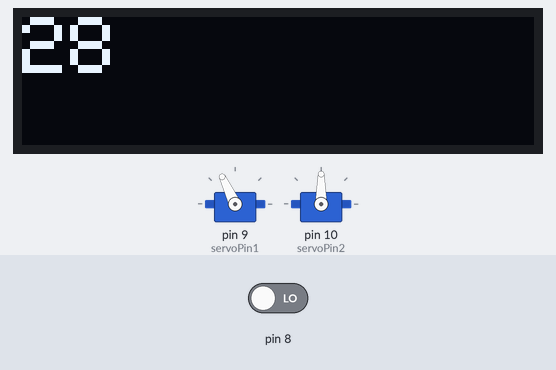
The sketch below on a simulated Arduino Uno, built with avr-gcc and run on an emulated ATmega328P. On the bench: 2 × servo, 128×32 one-colour display. Inputs (shaded band) come from the test bench; at power-on: pin 8 LOW.

Above: at 2.8 s.
2.9 s: pin 8 driven HIGH
At 3.6 s:
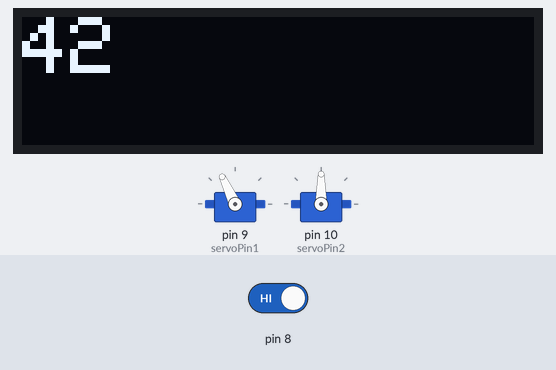
5.5 s: pin 8 driven LOW
At 6.9 s:
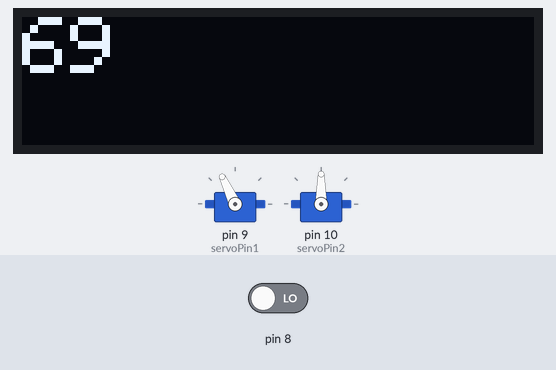
8.6 s: pin 8 driven HIGH
At 9.9 s:
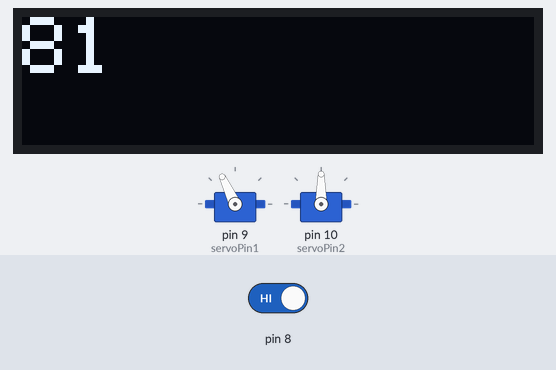
Timing chart, 0 to 11.6 s (numbered marks = the images above; inputs shaded):
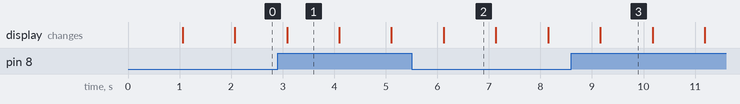

The sketch:

LifeLine-Naloxone-Injector_System.ino
```cpp
#include <SPI.h>
#include <Wire.h>
#include <Adafruit_GFX.h>
#include <Adafruit_SSD1306.h>
#include <Servo.h>

#define SCREEN_WIDTH 128 // OLED display width, in pixels
#define SCREEN_HEIGHT 32 // OLED display height, in pixels

// Declaration for an SSD1306 display connected to I2C (SDA, SCL pins)
// The pins for I2C are defined by the Wire-library.
// On an arduino UNO:       A4(SDA), A5(SCL)
#define OLED_RESET     -1 // Reset pin # (or -1 if sharing Arduino reset pin)
#define SCREEN_ADDRESS 0x3C ///< See datasheet for Address; 0x3D for 128x64, 0x3C for 128x32
Adafruit_SSD1306 display(SCREEN_WIDTH, SCREEN_HEIGHT, &Wire, OLED_RESET);

#define LOGO_HEIGHT   16
#define LOGO_WIDTH    16
Servo Servo1;
Servo Servo2;
int servoPin1 = 9;
int servoPin2 = 10;
int setTotalTime = 30;
bool injected = false;

void setup() {
  Serial.begin(9600);
  Servo1.attach(servoPin1);
  Servo2.attach(servoPin2);

  // SSD1306_SWITCHCAPVCC = generate display voltage from 3.3V internally
  if(!display.begin(SSD1306_SWITCHCAPVCC, SCREEN_ADDRESS)) {
    Serial.println(F("SSD1306 allocation failed"));
    for(;;); // Don't proceed, loop forever
  }

  pinMode(8, INPUT);
  Servo1.write(115);
}

void loop() {
  static int timeRemaining = setTotalTime; // Variable to hold the countdown value

  display.clearDisplay(); // Clear the display buffer
  display.setTextSize(2); // Set text size
  display.setTextColor(SSD1306_WHITE); // Set text color
  display.setCursor(0, 0); // Set cursor position

if(digitalRead(8) == HIGH) {
    timeRemaining += 15;
  }

  if(!injected){
    display.print(timeRemaining); // Display the current countdown value
    display.display(); // Show the updated display buffer

    delay(1000); // Wait for 1 second
    timeRemaining--; // Decrement the co untdown value

    if (timeRemaining < 0) {
        Servo1.write(90);
        Servo2.write(0);
        delay(2000); // Wait for 2 second
        Servo1.write(0);
        delay(3000); // Wait for 3 second
        // Reset the countdown to 30 seconds after reaching 0
        Servo1.write(90);
        Servo2.write(180);
        injected = true;
    }
  }
  else{
    display.print("Injected"); // Display the current countdown value
    display.display(); // Show the updated display buffer
  }
}
```

Measured:
- what the display in image 1 shows lasts 1.0 s, from 3.1 s to 4.1 s
